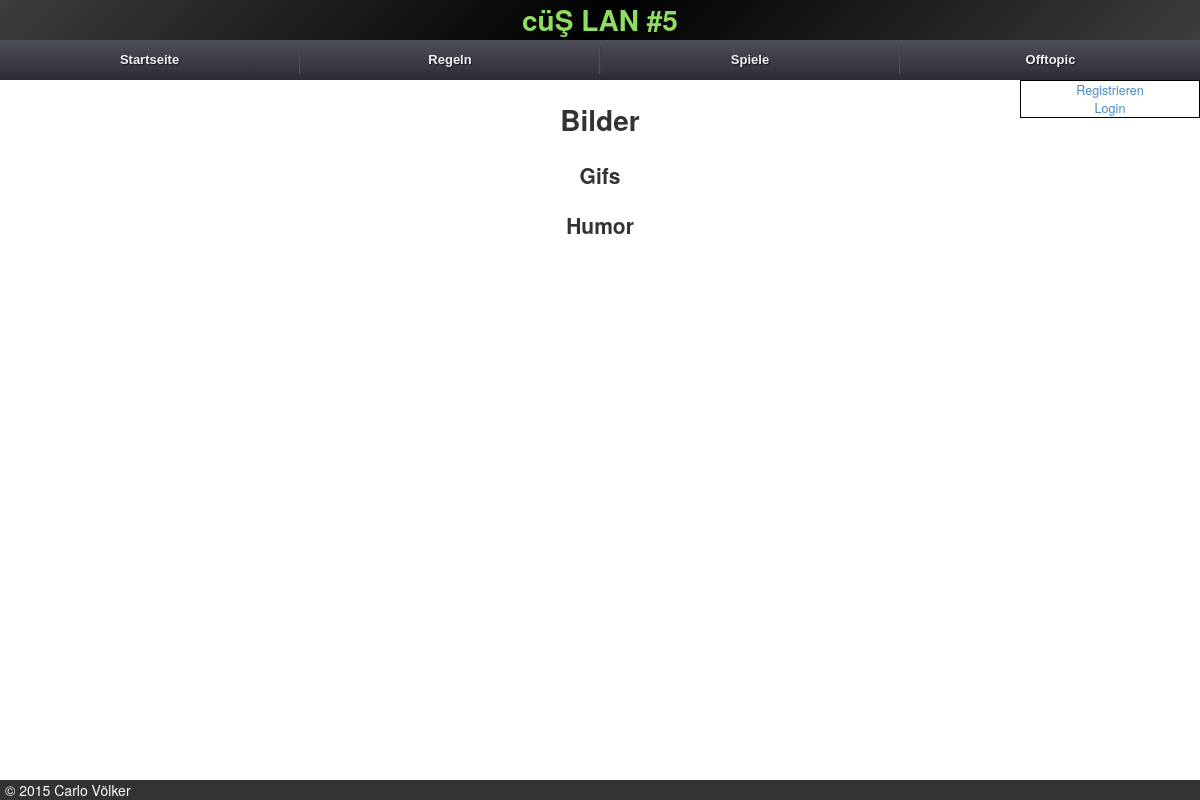
Before: /off-topic/images/ with the older database file.
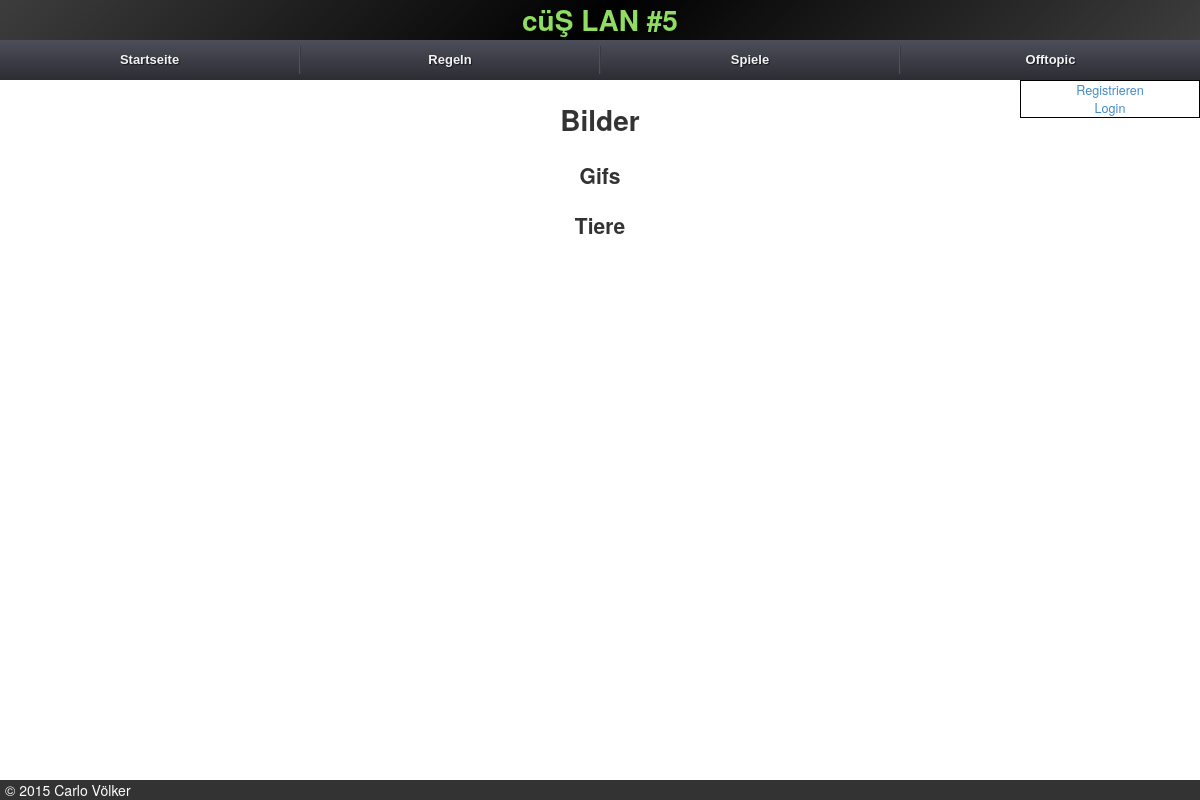
After: the same page with the newer database file.
### core/models.py (models this page shows, shortened)
class ImageCategory(models.Model):
	description = models.CharField(verbose_name="Kategorie", max_length=50, blank=False, null=False, unique=True)
	class Meta:
		verbose_name = "Bilderkategorie"
		verbose_name_plural = "Bilderkategorien"

### core/views.py (the view)
# urls.py: url(r'^off-topic/images/$', views.images, name='images'),
def images(request):
    context = RequestContext(request)
    content = {}
    content['categories'] = ImageCategory.objects.all().exclude(description="Speisekarte")
    return render_to_response('images.html', content, context_instance=context)

### core/context_processors.py (called while the page is built)
def intranet_processor(request):
	content = {}
	lan_name = IntranetMeta.objects.all()[0]
	content['lan_name'] = lan_name
	rules = Rules.objects.all()
	content['rules'] = rules
	games = Game.objects.exclude(match_game=None)
	content['games'] = games
	return content

### core/templates/images.html (shortened to what this page needs)
{% extends "base.html" %}
{% load staticfiles %}
{% load thumbnail %}
{% block body %}
{{block.super}}
<div class="content">
	{% if "menu" in request.path %}
		<div class="headline">
			<h1 class="game_headline">Speisekarte</h1>
		</div>
		{% for image in category.image_imagecategory.all %}
			<image src="{{ image.image.url }}" />
		{% endfor %}
	{% else %}
		<div class="headline">
			<h1 class="game_headline">Bilder</h1>
		</div>
		{% for category in categories %}
			<h2>{{category.description}}</h2>
			{% for image in category.image_imagecategory.all %}
				<div class="{% if forloop.counter|divisibleby:2 %}even{% else %}odd{% endif %}">
				</div>
			{% endfor %}
		{% endfor %}
	{% endif %}
</div>
{% endblock %}

Changed rows visible on the page:
changed ImageCategory: description "Humor" → "Tiere"
